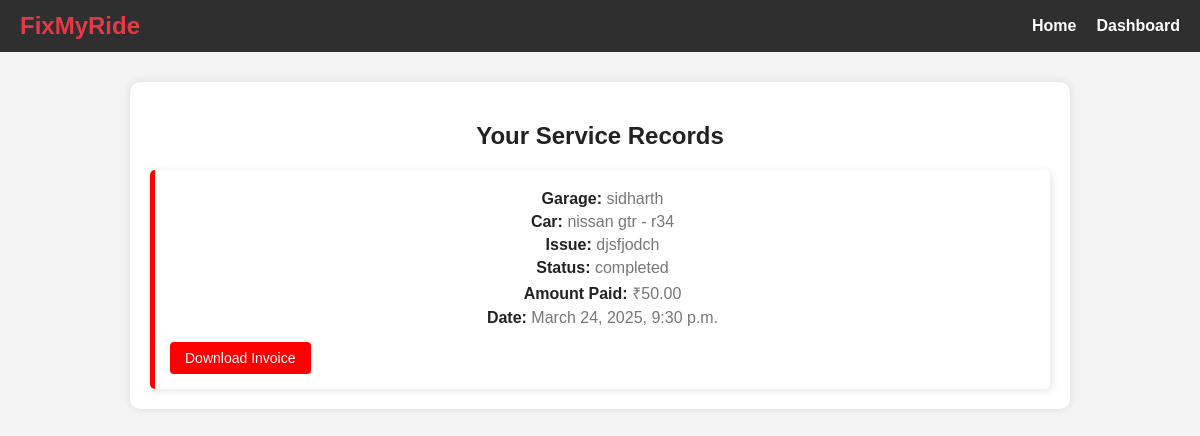
The page /service-records/ (signed in) on the database as committed earlier.
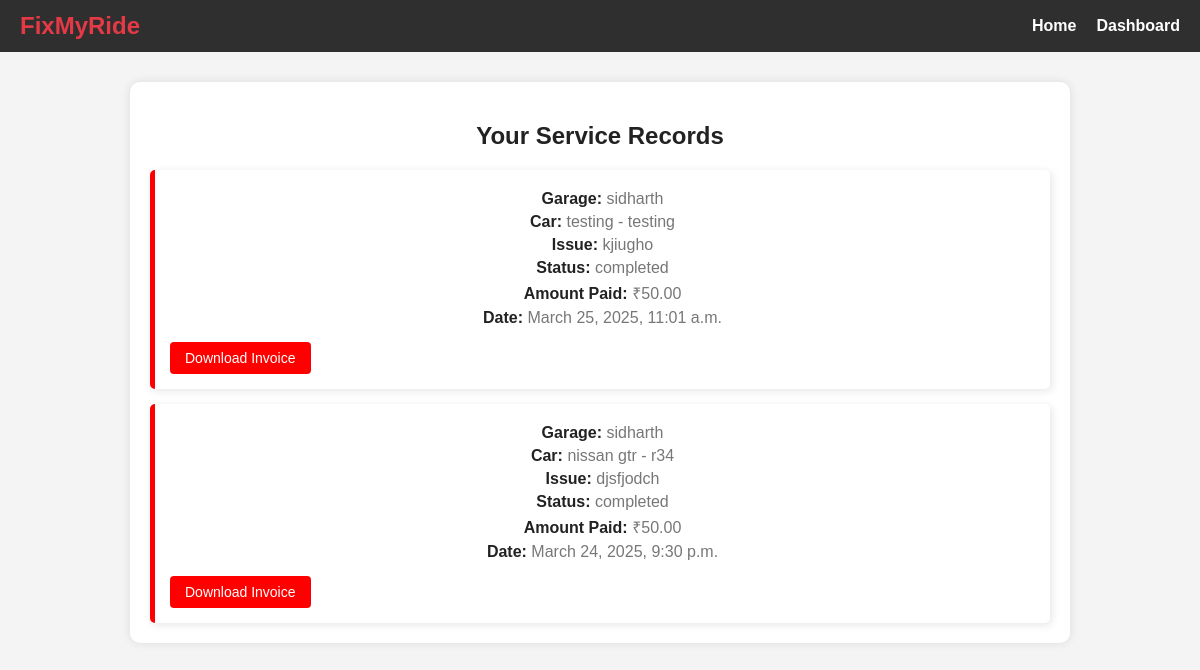
The same page on the database as committed later.
### myapp/models.py (models this page shows, shortened)
class ServiceRecord(models.Model):
    request = models.OneToOneField(Request, on_delete=models.CASCADE)
    worker = models.ForeignKey(Worker, on_delete=models.SET_NULL, null=True)
    garage = models.ForeignKey(Garage, on_delete=models.CASCADE)
    completed_at = models.DateTimeField(auto_now_add=True)
    service_price = models.DecimalField(max_digits=10, decimal_places=2, null=True, blank=True)
    invoice_pdf = models.FileField(upload_to='invoices/', null=True, blank=True)
    def __str__(self):
        return f"Service Record - {self.request} - Completed on {self.completed_at}"

class Garage(models.Model):
    name = models.CharField(max_length=100, unique=True)
    owner_name = models.CharField(max_length=100)
    contact = models.CharField(max_length=15, unique=True)
    email = models.EmailField(unique=True)
    password = models.CharField(max_length=100)  # Store hashed password
    address = models.TextField()
    services_offered = models.TextField()
    image = models.ImageField(null=True, blank=True, upload_to="images/")
    is_approved = models.BooleanField(default=False)  # Approval status

class Request(models.Model):
    STATUS_CHOICES = [
        ('pending', 'Pending'),
        ('approved', 'Approved'),
        ('rejected', 'Rejected'),
    ]
    customer = models.ForeignKey('Customer', on_delete=models.CASCADE)
    garage = models.ForeignKey('Garage', on_delete=models.CASCADE)
    car_manufacturer = models.CharField(max_length=100)
    car_model = models.CharField(max_length=100)
    issue_description = models.TextField()
    status = models.CharField(max_length=20, choices=STATUS_CHOICES, default='pending')
    created_at = models.DateTimeField(auto_now_add=True)
    worker = models.ForeignKey('Worker', on_delete=models.SET_NULL, null=True, blank=True, related_name='requests')  # Add related_name
    def __str__(self):
        return f"Request from {self.customer.first_name} {self.customer.last_name} for {self.car_manufacturer} {self.car_model}"

### myapp/views.py (the view)
    def wrapper(request, *args, **kwargs):
        if 'customer_id' in request.session:
            return view_func(request, *args, **kwargs)
        else:
            return redirect('user_login')  # Redirect to login page if not logged in

### myapp/views.py (called while the page is built)
def customer_login_required(view_func):
    def wrapper(request, *args, **kwargs):
        if 'customer_id' in request.session:
            return view_func(request, *args, **kwargs)
        else:
            return redirect('user_login')  # Redirect to login page if not logged in
    return wrapper

@customer_login_required
def service_records(request):
    customer_id = request.session.get('customer_id')
    logger.info(f"Fetching service records for customer ID: {customer_id}")
    records = ServiceRecord.objects.filter(request__customer_id=customer_id).order_by('-completed_at')
    logger.info(f"Records fetched: {records}")
    return render(request, 'service_records.html', {'records': records})

### templates/service_records.html (shortened to what this page needs)
{% load static %}
<!DOCTYPE html>
<html lang="en">
<head>
    <link rel="stylesheet" href="{% static 'css/service_records.css' %}">
</head>
<body>
    <nav class="navbar">
        <div class="logo">FixMyRide</div>
        <ul class="nav-links">
            <li><a href="{% url 'home' %}">Home</a></li>
            <li><a href="{% url 'user_dashboard' %}">Dashboard</a></li>
        </ul>
    </nav>
    <section class="service-records">
        <h2>Your Service Records</h2>
        <div class="records-container">
            {% if records %}
                {% for record in records %}
                    <div class="record-box">
                        <p><strong>Garage:</strong> {{ record.garage.name }}</p>
                        <p><strong>Car:</strong> {{ record.request.car_manufacturer }} - {{ record.request.car_model }}</p>
                        <p><strong>Issue:</strong> {{ record.request.issue_description }}</p>
                        <p><strong>Status:</strong> {{ record.request.status }}</p>
                        <p><strong>Amount Paid:</strong> ₹{{ record.service_price }}</p>
                        <p><strong>Date:</strong> {{ record.completed_at }}</p>
                        <a href="{% url 'download_invoice' record.id %}" class="btn">Download Invoice</a>
                    </div>
                {% endfor %}
            {% else %}
                <p>No service records found.</p>
            {% endif %}
        </div>
    </section>
</body>
</html>

Rows that differ between the two databases and show on the page:
added ServiceRecord: garage.name "sidharth", request.car_manufacturer "testing", request.car_model "testing", request.issue_description "kjiugho", request.status "completed", service_price "50.00", completed_at "March 25, 2025, 11:01 a.m."
